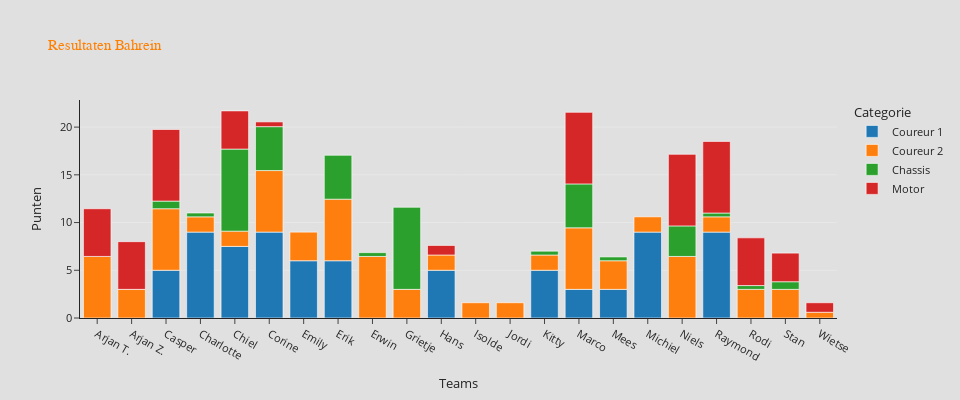
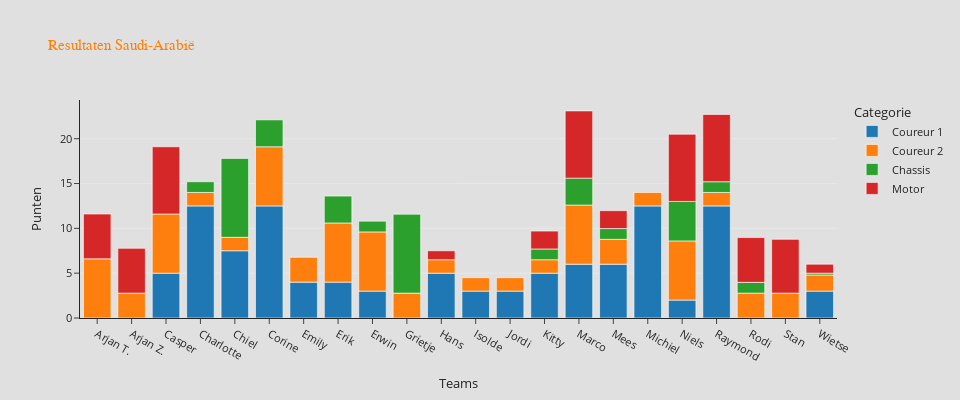
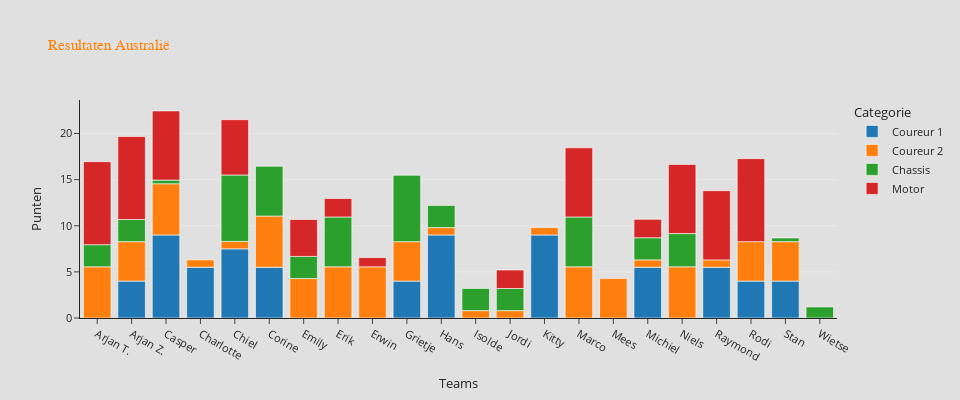

The cell these charts' notebook holds for them, in order:
### Code cell
for race in races:
    df_race = df.loc[df['race']==race]
    df_race = df_race.sort_values(by="team")
    fig = px.histogram(df_race, x="team", y="score", color="cat",
                title="Resultaten {}".format(race),
                width=fig_width, height=400,
                labels={ "score" : "Score", "cat" : "Categorie", "team" : "Teams" },
                template="simple_white")

    fig.update_layout(yaxis_title="Punten")

    make_acwef1_proof(fig)

    series_name = ["Coureur 1", "Coureur 2", "Chassis", "Motor"]
    for idx, name in enumerate(series_name):
        fig.data[idx].name = name
        fig.data[idx].hovertemplate=name + "<br>Punten = %{y}<extra></extra>"
    #    fig.data[idx].hovertemplate = name

    if fig_write:
        fig.write_html("resultaten_{}.html".format(unidecode(race).lower()), full_html=False, include_plotlyjs='cdn')
    fig.show()

### Figure 1 — Plotly figure (JSON) as saved in the notebook; plotly's stock layout.template omitted (floating-point values rounded to 4 significant figures)
{"data": [{"alignmentgroup": "True", "bingroup": "x", "histfunc": "sum", "hovertemplate": "Coureur 1<br>Punten = %{y}<extra></extra>", "legendgroup": "coureur1", "marker": {"color": "#1F77B4", "pattern": {"shape": ""}}, "name": "Coureur 1", "offsetgroup": "coureur1", "orientation": "v", "showlegend": true, "type": "histogram", "x": ["Arjan T.", "Arjan Z.", "Casper", "Charlotte", "Chiel", "Corine", "Emily", "Erik", "Erwin", "Grietje", "Hans", "Isolde", "Jordi", "Kitty", "Marco", "Mees", "Michiel", "Niels", "Raymond", "Rodi", "Stan", "Wietse"], "xaxis": "x", "y": [0, 0, 5, 9, 7.5, 9, 6, 6, 0, 0, 5, 0, 0, 5, 3, 3, 9, 0, 9, 0, 0, 0], "yaxis": "y"}, {"alignmentgroup": "True", "bingroup": "x", "histfunc": "sum", "hovertemplate": "Coureur 2<br>Punten = %{y}<extra></extra>", "legendgroup": "motor", "marker": {"color": "#FF7F0E", "pattern": {"shape": ""}}, "name": "Coureur 2", "offsetgroup": "motor", "orientation": "v", "showlegend": true, "type": "histogram", "x": ["Arjan T.", "Arjan Z.", "Casper", "Charlotte", "Chiel", "Corine", "Emily", "Erik", "Erwin", "Grietje", "Hans", "Isolde", "Jordi", "Kitty", "Marco", "Mees", "Michiel", "Niels", "Raymond", "Rodi", "Stan", "Wietse"], "xaxis": "x", "y": [6.45, 3, 6.45, 1.6, 1.6, 6.45, 3, 6.45, 6.45, 3, 1.6, 1.6, 1.6, 1.6, 6.45, 3, 1.6, 6.45, 1.6, 3, 3, 0.6], "yaxis": "y"}, {"alignmentgroup": "True", "bingroup": "x", "histfunc": "sum", "hovertemplate": "Chassis<br>Punten = %{y}<extra></extra>", "legendgroup": "chassis", "marker": {"color": "#2CA02C", "pattern": {"shape": ""}}, "name": "Chassis", "offsetgroup": "chassis", "orientation": "v", "showlegend": true, "type": "histogram", "x": ["Arjan T.", "Arjan Z.", "Casper", "Charlotte", "Chiel", "Corine", "Emily", "Erik", "Erwin", "Grietje", "Hans", "Isolde", "Jordi", "Kitty", "Marco", "Mees", "Michiel", "Niels", "Raymond", "Rodi", "Stan", "Wietse"], "xaxis": "x", "y": [0, 0, 0.8, 0.4, 8.6, 4.6, 0, 4.6, 0.4, 8.6, 0, 0, 0, 0.4, 4.6, 0.4, 0, 3.2, 0.4, 0.4, 0.8, 0], "yaxis": "y"}, {"alignmentgroup": "True", "bingroup": "x", "histfunc": "sum", "hovertemplate": "Motor<br>Punten = %{y}<extra></extra>", "legendgroup": "coureur2", "marker": {"color": "#D62728", "pattern": {"shape": ""}}, "name": "Motor", "offsetgroup": "coureur2", "orientation": "v", "showlegend": true, "type": "histogram", "x": ["Arjan T.", "Arjan Z.", "Casper", "Charlotte", "Chiel", "Corine", "Emily", "Erik", "Erwin", "Grietje", "Hans", "Isolde", "Jordi", "Kitty", "Marco", "Mees", "Michiel", "Niels", "Raymond", "Rodi", "Stan", "Wietse"], "xaxis": "x", "y": [5, 5, 7.5, 0, 4, 0.5, 0, 0, 0, 0, 1, 0, 0, 0, 7.5, 0, 0, 7.5, 7.5, 5, 3, 1], "yaxis": "y"}], "layout": {"barmode": "relative", "font": {"size": 11}, "height": 400, "legend": {"title": {"text": "Categorie"}, "tracegroupgap": 0}, "paper_bgcolor": "rgba(224, 224, 224, 1)", "plot_bgcolor": "rgba(224, 224, 224, 1)", "title": {"font": {"color": "#ff7f00", "family": "Arial Bold Italic", "size": 15}, "text": "Resultaten Bahrein"}, "width": 960, "xaxis": {"anchor": "y", "domain": [0, 1], "title": {"text": "Teams"}}, "yaxis": {"anchor": "x", "domain": [0, 1], "showgrid": true, "title": {"text": "Punten"}}}}

### Figure 2 — Plotly figure (JSON) as saved in the notebook; plotly's stock layout.template omitted (floating-point values rounded to 4 significant figures)
{"data": [{"alignmentgroup": "True", "bingroup": "x", "histfunc": "sum", "hovertemplate": "Coureur 1<br>Punten = %{y}<extra></extra>", "legendgroup": "coureur1", "marker": {"color": "#1F77B4", "pattern": {"shape": ""}}, "name": "Coureur 1", "offsetgroup": "coureur1", "orientation": "v", "showlegend": true, "type": "histogram", "x": ["Arjan T.", "Arjan Z.", "Casper", "Charlotte", "Chiel", "Corine", "Emily", "Erik", "Erwin", "Grietje", "Hans", "Isolde", "Jordi", "Kitty", "Marco", "Mees", "Michiel", "Niels", "Raymond", "Rodi", "Stan", "Wietse"], "xaxis": "x", "y": [0, 0, 5, 12.5, 7.5, 12.5, 4, 4, 3, 0, 5, 3, 3, 5, 6, 6, 12.5, 2, 12.5, 0, 0, 3], "yaxis": "y"}, {"alignmentgroup": "True", "bingroup": "x", "histfunc": "sum", "hovertemplate": "Coureur 2<br>Punten = %{y}<extra></extra>", "legendgroup": "motor", "marker": {"color": "#FF7F0E", "pattern": {"shape": ""}}, "name": "Coureur 2", "offsetgroup": "motor", "orientation": "v", "showlegend": true, "type": "histogram", "x": ["Arjan T.", "Arjan Z.", "Casper", "Charlotte", "Chiel", "Corine", "Emily", "Erik", "Erwin", "Grietje", "Hans", "Isolde", "Jordi", "Kitty", "Marco", "Mees", "Michiel", "Niels", "Raymond", "Rodi", "Stan", "Wietse"], "xaxis": "x", "y": [6.6, 2.775, 6.6, 1.5, 1.5, 6.6, 2.775, 6.6, 6.6, 2.775, 1.5, 1.5, 1.5, 1.5, 6.6, 2.775, 1.5, 6.6, 1.5, 2.775, 2.775, 1.8], "yaxis": "y"}, {"alignmentgroup": "True", "bingroup": "x", "histfunc": "sum", "hovertemplate": "Chassis<br>Punten = %{y}<extra></extra>", "legendgroup": "chassis", "marker": {"color": "#2CA02C", "pattern": {"shape": ""}}, "name": "Chassis", "offsetgroup": "chassis", "orientation": "v", "showlegend": true, "type": "histogram", "x": ["Arjan T.", "Arjan Z.", "Casper", "Charlotte", "Chiel", "Corine", "Emily", "Erik", "Erwin", "Grietje", "Hans", "Isolde", "Jordi", "Kitty", "Marco", "Mees", "Michiel", "Niels", "Raymond", "Rodi", "Stan", "Wietse"], "xaxis": "x", "y": [0, 0, 0, 1.2, 8.8, 3, 0, 3, 1.2, 8.8, 0, 0, 0, 1.2, 3, 1.2, 0, 4.4, 1.2, 1.2, 0, 0.2], "yaxis": "y"}, {"alignmentgroup": "True", "bingroup": "x", "histfunc": "sum", "hovertemplate": "Motor<br>Punten = %{y}<extra></extra>", "legendgroup": "coureur2", "marker": {"color": "#D62728", "pattern": {"shape": ""}}, "name": "Motor", "offsetgroup": "coureur2", "orientation": "v", "showlegend": true, "type": "histogram", "x": ["Arjan T.", "Arjan Z.", "Casper", "Charlotte", "Chiel", "Corine", "Emily", "Erik", "Erwin", "Grietje", "Hans", "Isolde", "Jordi", "Kitty", "Marco", "Mees", "Michiel", "Niels", "Raymond", "Rodi", "Stan", "Wietse"], "xaxis": "x", "y": [5, 5, 7.5, 0, 0, 0, 0, 0, 0, 0, 1, 0, 0, 2, 7.5, 2, 0, 7.5, 7.5, 5, 6, 1], "yaxis": "y"}], "layout": {"barmode": "relative", "font": {"size": 11}, "height": 400, "legend": {"title": {"text": "Categorie"}, "tracegroupgap": 0}, "paper_bgcolor": "rgba(224, 224, 224, 1)", "plot_bgcolor": "rgba(224, 224, 224, 1)", "title": {"font": {"color": "#ff7f00", "family": "Arial Bold Italic", "size": 15}, "text": "Resultaten Saudi-Arabië"}, "width": 960, "xaxis": {"anchor": "y", "domain": [0, 1], "title": {"text": "Teams"}}, "yaxis": {"anchor": "x", "domain": [0, 1], "showgrid": true, "title": {"text": "Punten"}}}}

### Figure 3 — Plotly figure (JSON) as saved in the notebook; plotly's stock layout.template omitted (floating-point values rounded to 4 significant figures)
{"data": [{"alignmentgroup": "True", "bingroup": "x", "histfunc": "sum", "hovertemplate": "Coureur 1<br>Punten = %{y}<extra></extra>", "legendgroup": "coureur1", "marker": {"color": "#1F77B4", "pattern": {"shape": ""}}, "name": "Coureur 1", "offsetgroup": "coureur1", "orientation": "v", "showlegend": true, "type": "histogram", "x": ["Arjan T.", "Arjan Z.", "Casper", "Charlotte", "Chiel", "Corine", "Emily", "Erik", "Erwin", "Grietje", "Hans", "Isolde", "Jordi", "Kitty", "Marco", "Mees", "Michiel", "Niels", "Raymond", "Rodi", "Stan", "Wietse"], "xaxis": "x", "y": [0, 4, 9, 5.5, 7.5, 5.5, 0, 0, 0, 4, 9, 0, 0, 9, 0, 0, 5.5, 0, 5.5, 4, 4, 0], "yaxis": "y"}, {"alignmentgroup": "True", "bingroup": "x", "histfunc": "sum", "hovertemplate": "Coureur 2<br>Punten = %{y}<extra></extra>", "legendgroup": "motor", "marker": {"color": "#FF7F0E", "pattern": {"shape": ""}}, "name": "Coureur 2", "offsetgroup": "motor", "orientation": "v", "showlegend": true, "type": "histogram", "x": ["Arjan T.", "Arjan Z.", "Casper", "Charlotte", "Chiel", "Corine", "Emily", "Erik", "Erwin", "Grietje", "Hans", "Isolde", "Jordi", "Kitty", "Marco", "Mees", "Michiel", "Niels", "Raymond", "Rodi", "Stan", "Wietse"], "xaxis": "x", "y": [5.55, 4.275, 5.55, 0.8, 0.8, 5.55, 4.275, 5.55, 5.55, 4.275, 0.8, 0.8, 0.8, 0.8, 5.55, 4.275, 0.8, 5.55, 0.8, 4.275, 4.275, 0], "yaxis": "y"}, {"alignmentgroup": "True", "bingroup": "x", "histfunc": "sum", "hovertemplate": "Chassis<br>Punten = %{y}<extra></extra>", "legendgroup": "chassis", "marker": {"color": "#2CA02C", "pattern": {"shape": ""}}, "name": "Chassis", "offsetgroup": "chassis", "orientation": "v", "showlegend": true, "type": "histogram", "x": ["Arjan T.", "Arjan Z.", "Casper", "Charlotte", "Chiel", "Corine", "Emily", "Erik", "Erwin", "Grietje", "Hans", "Isolde", "Jordi", "Kitty", "Marco", "Mees", "Michiel", "Niels", "Raymond", "Rodi", "Stan", "Wietse"], "xaxis": "x", "y": [2.4, 2.4, 0.4, 0, 7.2, 5.4, 2.4, 5.4, 0, 7.2, 2.4, 2.4, 2.4, 0, 5.4, 0, 2.4, 3.6, 0, 0, 0.4, 1.2], "yaxis": "y"}, {"alignmentgroup": "True", "bingroup": "x", "histfunc": "sum", "hovertemplate": "Motor<br>Punten = %{y}<extra></extra>", "legendgroup": "coureur2", "marker": {"color": "#D62728", "pattern": {"shape": ""}}, "name": "Motor", "offsetgroup": "coureur2", "orientation": "v", "showlegend": true, "type": "histogram", "x": ["Arjan T.", "Arjan Z.", "Casper", "Charlotte", "Chiel", "Corine", "Emily", "Erik", "Erwin", "Grietje", "Hans", "Isolde", "Jordi", "Kitty", "Marco", "Mees", "Michiel", "Niels", "Raymond", "Rodi", "Stan", "Wietse"], "xaxis": "x", "y": [9, 9, 7.5, 0, 6, 0, 4, 2, 1, 0, 0, 0, 2, 0, 7.5, 0, 2, 7.5, 7.5, 9, 0, 0], "yaxis": "y"}], "layout": {"barmode": "relative", "font": {"size": 11}, "height": 400, "legend": {"title": {"text": "Categorie"}, "tracegroupgap": 0}, "paper_bgcolor": "rgba(224, 224, 224, 1)", "plot_bgcolor": "rgba(224, 224, 224, 1)", "title": {"font": {"color": "#ff7f00", "family": "Arial Bold Italic", "size": 15}, "text": "Resultaten Australië"}, "width": 960, "xaxis": {"anchor": "y", "domain": [0, 1], "title": {"text": "Teams"}}, "yaxis": {"anchor": "x", "domain": [0, 1], "showgrid": true, "title": {"text": "Punten"}}}}
